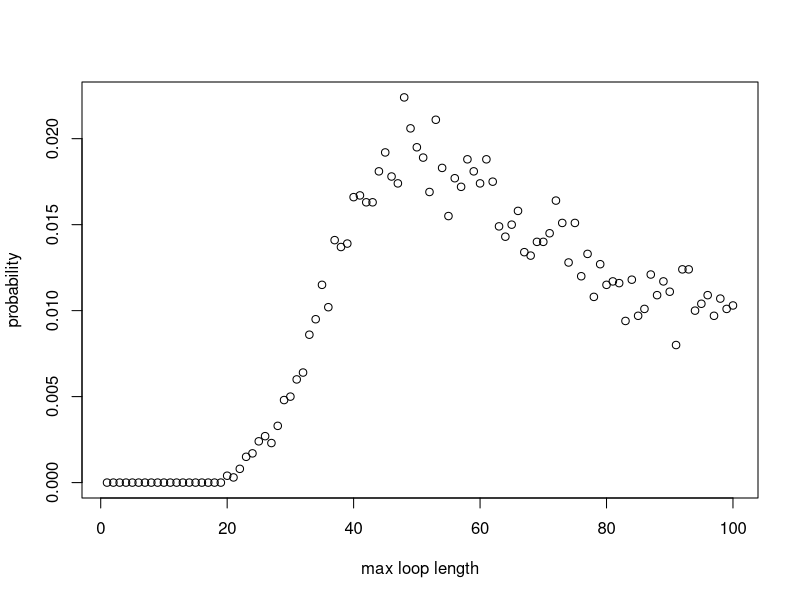

This figure's R source:
#### Team Members:
# Fatima Kasenally (S2443602); Wenqi Ni (s1792412); Cameron Allan (S1748084)

#### address of github repo:
#https://github.com/niwq15/SP-Group-7-A2


#### Contributions

# Functions we each made versions of:
# Cameron - Strategy3, Pone, 
# Wenqi - Strategy1, Strategy2, Strategy3, Pone, Pall, dloop 
# Fatima - Strategy2, Pone, Pall, dloop 

# each of us should add more here. we can say what we have done, involving different versions of functions above

# Wenqi created the final versions of the functions Strategy 1, Strategy 2, Pone ... 
# ...done for old versions


# Cameron added if statement to speed up the Pall function


# Other Tasks: (correct your own)
# Cameron - optimising stuff and array stuff
# Wenqi - Q3 - Q6 stuff 
# Fatima - Q3 - Q6 stuff 




#### Overview 
# This file holds the self-contained code to use stochastic simulation to study a generalised version of the famous '100 Prisoners Problem' 
# The problem is defined as follows: 
# Consider a prison containing 2n prisoners, each with a unique identification number ranging from 1 to 2n. 
# The prison has a room with 2n boxes, each uniquely numbered from 1 to 2n and each containing a single card. 
# These cards are each labelled with a unique number between 1 and 2n. 
# Each prisoner is allowed to open n boxes to find the card with their number.
# If all 2n prisoners successfully find their cards then they all go free. 
# After their turn,the prisoners are not allowed to communicate any new information from the boxes 
# to prisoners who have yet to take their turn.
# The room is returned to its original state after each prisoner’s go. 

# Firstly, we will show 3 strategies for the prisoners, then create a 'Pone' function to estimate 
# the probability of a single prisoner successfully finding their number, then use a 'Pall' function to 
# calculate the probability of all the prisoners finding their numbers. 
# Based on the results of the individual and joint success probabilities using different strategies, 
# we will give some comments about which strategy has the highest success probabilities for 
# both individuals and the collective. 

## Each function expressing the different strategies for opening boxes to find cards will require the same 
## input parameters : n,k,cards_num. Where n parameterises the 2n number of boxes, prisoner and cards in our problem.
## k is the prisoner's number and cards_num represents the random orders of cards placed in boxes. 
## [As the boxes and cards comfiguration must remain the same between prisoner trials it cannot
## be defined within the function and must be called on and externally defined.] ?
## Uniform input parameters allows the implemented strategy to be variable in each simulation as each strategy 
## function is interchangable. This is required by functions 'Pone' and 'Pall'


## Strategy 1:
## Each prisoner with their number 'b' starts at the p-th box whose number on the card is k
## If k is not equal to b, then the prisoner goes to box number k and opens it
## The process will be repeated until they have either found the card with number p or opened n boxes without finding it

## Prisoner 'k' uses Strategy 1 to find their number amoungst '2n' boxes 'cards_num'
## where 'cards_num' is a order of card numbers
Strategy1 <- function(n,k,cards_num) {
  #create an empty vector to store card numbers as they are read
  cards_picked <- rep(0, n) # the prisoner can read at most n cards
  cards_picked[1] <- cards_num[k] # start at the box with his number (k) on it 
  #for each of the remaining steps, first check if he has found his card number
  #if so, he will stop; if not, he will continue to read cards
  for (b in 2:n) {
    if (cards_picked[b-1] == k) {#if the prisoner k has found his number
      return(TRUE) #yes the prisoner has successfully found his card
      break # stop here and the prisoner will not open other boxes
    } else {#otherwise prisoner will open another box with the number of the last card
      cards_picked[b] <- cards_num[cards_picked[b-1]]
    }
  }
  #check whether he finds his number in the final step
  if (cards_picked[n] != k) { #if the final number is not his number
    return(FALSE) #prisoner has failed to find his card
  } else {#if the final number is equal to his number
    return(TRUE) #prisoner has successfully found his card
  }
}



## Strategy 2:
## This strategy follows an identicle procedure to strategy 1, except that the starting box is randombly selected
## The prisoner uses the card number in each box to pick his next box to open.
## The prisoner can open at most n boxes in order to find the card with their number on it

## Prisoner 'k' uses Strategy 2 to find their number amoungst '2n' boxes 'cards_num'
Strategy2 <- function(n,k,cards_num) {
  #create an empty vector to store card numbers that have been read
  cards_picked <- rep(0, n) # the prisoner can read at most n cards
  cards_picked[1] <- sample(cards_num,1)# start at a randomly selected box 
  #for each of the remaining steps, firstly check whether he has found him number card
  #if so, he will stop; if not, he will continue to read cards
  for (b in 2:n) {
    if (cards_picked[b-1] == k) {#if the prisoner k has found his number
      return(TRUE)
      break #stop here and the prisoner will not open other boxes
    } else {#otherwise prisoner will open the box with number k
      cards_picked[b] <- cards_num[cards_picked[b-1]]
    }
  }
  #check whether he finds his number in the final step
  if (cards_picked[n] != k) { #if the final number is not his number
    return(FALSE)
  } else {#if the final number is equal to his number
    return(TRUE)
  }
} #The function reutrns TRUE/FALSE expressing that the prisoner has FOUND/FAILED TO FIND his card 

## In Strategy 1 and Strategy 2, we use the idea that once prionsers find their numbers, they will stop
## We use 'break' to save the running time
## In Strategy 3, we show another idea of selecting n card numbers and then checking whether k is inside

## Strategy 3:
## In this strategy the prisoner opens n boxes at random, without replacement (check !!)
## The prisoner will open n different boxes

## Prisoner 'k' uses Strategy 3 to find their number amoungst '2n' boxes 'cards_num'
Strategy3 <- function(n,k,cards_num){ 
  cards_picked <- sample(cards_num,n,replace=FALSE) # Randomly select n boxes from cards_num to open
  any(k == cards_picked) # check whether the prisoner's number appears in the selected card_num
} # End function



## 'Pone' is a function which estimates the probability of a prisoner,k, successfully finding their card number (k)
## within the n tries amoungst 2n boxes (cards_num) in nreps simulated trials, using any one of the available strategies encoded above

Pone <- function(n,k,strategy,nreps) {
  # create an empty vector to store the outsome of each simulation as 1/0 = Success/ Failure to find his card
  success <- rep(0, nreps)
  for (i in 1:nreps) {
    # simulate the random order of card numbers
    cards_num <- sample(1:(2*n), 2*n, replace=FALSE)
    success[i] <- strategy(n,k,cards_num)
  }
  # return the frequentist probability of success as: 
  # total number of simulated successes / total number of simulations
  return(sum(success)/nreps)
}

## 'Pall' is a function to find the probability of all the 2n prisoners finding their cards in a single simulation
## and thus being able to escape. All prisoners must use the same strategy and the probability 
## is calculated by analysing the results from nreps simulated trials 

Pall <- function(n,strategy,nreps) {
  #create a vector to record the result of each simulation with default values of 1s
  num_success <- rep(1,nreps)
  for (i in 1:nreps) {#for each simulation
    #generate a random order of card numbers
    cards_num <- sample(1:(2*n), 2*n, replace=FALSE)
    #use the strategies to calculate whether each prisoner can find their correct number within n times
    for (k in 1:(2*n)) {
      result <- strategy(n,k,cards_num) # save the result of strategy for the k-th prisoner
      num_success[i] <- num_success[i] * result # if result is 1 keep 1 in the vector. If 0 change to 0.
      if (result == 0){ # stop if any prisoner does not escape, this cuts down simulation run-time
        break
      }
    }
  }
  # return the frequentist probability as: total number of simulated successes / total number of simulated trials
  return(sum(num_success)/nreps)
}

### Sample Results ###

### individual prisoner probabilities: 
### Pone takes args: n,k,strategy,nreps

Pone(5,5,Strategy1,10000)
Pone(50,50,Strategy1,10000)
# one prisoner & strategy 1: prob success ~ 50%  (for all n)

Pone(5,5,Strategy2,10000)
Pone(50,50,Strategy2,10000)
# one prisoner & strategy 2: prob success ~40%  (n=5) ~37%  (n>50)

Pone(5,5,Strategy3,10000)
Pone(50,50,Strategy3,10000)
# one prisoner & strategy 3: prob success ~50%  (for all n)

### joint probabilities for all prisoners as a collective:  
### Pall takes args: n,strategy,nreps


Pall(5,Strategy1,10000)
Pall(50,Strategy1,10000)
#10 prisoners & strategy 1: prob success ~35% (n=5)
#100 prisoners & strategy 1: prob success ~30% (n=50)

Pall(5,Strategy2,10000)
Pall(50,Strategy2,10000)
#10 prisoners & strategy 2: prob success ~0.01%  (n=5)
#100 prisoners & strategy 2: prob success ~0% (smaller than precision)  (n=50)

Pall(5,Strategy3,10000)
Pall(50,Strategy3,10000)
#10 prisoners & strategy 3: prob success ~1%  (n=5)
#100 prisoners & strategy 3: prob success ~0% (smaller than precision) (n=50)


## While stategies 1 and 3 are distinc, strategy 2 shares aspects with both of them 
## yet has distinct marginal and joint probabilities 

## Strategy 3's results are as expected. The probability of finding his card in a box is 1/2n
## therefore if he opens n boxes at random the probability of finding his card is n/2n i.e. 50%
## For 2n prisoners simultaneously finding their cards in a simulation we multiply the independent 
## marginal probabilities to produce a joint probability of (0.5)^(2n), which tends to 0 as n increases. 

## Strategy 1 uses an algorithm to select cards. For a single prisoner the marginal probability of success 
## is still 50%, and therefore does not improve on the random selection method of strategy 3. However, the 
## joint probability of success is significantly higher than that of strategy 3 - demonstrating that there is 
## something intelligent in the strategy's design. The reason for the higher probability of joint success is 
## in the distribution of maximum loop lengths amoungst the boxes and cards. The cycle of box and card numbers
## must eventually return the prisoner to open a box with his card number inside if he is allowed to open as
## many boxes as he wants, as the numbers used are continuous (integers) and finite. The only limitation to the 
## strategy is if the loop length is longer than n, the number of boxes the prisoner is allowed to open. Therefore,
## the probability of success is dependent of the probability distribution of loop lengths amoungst the boxes. 
## and the joint probability of success will be equal to the cumulative probability of the maximum loop length 
## being less than n, which we have determined to be approximately 30%


## Strategy 2 has a lower marginal probability for success than the others, and a joint probability close to 0. 
## Strategy 2 takes the worst aspects from both strategies 1 and 3. The fist box is selected at random, then the 
## prisoner is stuck looping through boxes that may or may not have his card in it. The marginal probability is 
## lower than 50% because in order to succeed not only must the prisoner select the correct loop with his card in it
## at random, the loop he picks must also be shorter than n. Our results show that meeting both these conditions at 
## once has a probability of 37-40% (varies with n). The joint probability tends to 0 for the same reason as strategy 3.
## Each of the 2n prisoners must independently select the correct loop with their number at random, this has a 
## probability (p) less than 1, therefore p^(2n) (the prob of all prisoners selecting the correct loop)
## tends to 0 as n increases, this is without including the additional requirement of the loop length also being less
## than n. 



#Calculate the probability of loop lengths 
dloop <- function(n, nreps) {
  each_loop_lengths <- c() #list to store the loop lengths generated by all simulations
  max_loop_lengths <- c()
  
  for (i in 1:nreps){ 
    #simulate the boxes nreps times 
    boxes <- sample(1 : (2*n), 2*n , replace=FALSE) 
    unopened_boxes <- 1:(2*n)
    
    #store the unique loop lengths generated from each simulation 
    new_loop_lengths <- c()
    
    #scan for loops, (while more than 2 boxes are still closed, indexing breaks down for smaller loops)
    while (length(unopened_boxes) > 2 ){
      #pick the smallest number unopened box and store the value of the card inside 
      cards_picked <- boxes[unopened_boxes[1]]
      
      #pick your next box according to your last card and scan each closed loop
      for (b in 2:length(unopened_boxes)){ #max loop length is the number of closed boxes
        cards_picked <- c(cards_picked, boxes[cards_picked[b-1]])
      }#end for 
      
      #add your new loop length to your list
      new_loop_lengths <- c(new_loop_lengths, length(unique(cards_picked))) 
      
      #remove the boxes opened 
      unopened_boxes <- setdiff(unopened_boxes,unique(cards_picked))
    } #end while 
    
    
    each_loop_lengths <- c(each_loop_lengths, unique(new_loop_lengths))
    max_loop_lengths <- c(max_loop_lengths, max(new_loop_lengths))
    
    
  } #end for 
  
  #probability vector for the occurrence of each maximum loop length 
  prob_vec_ymax <- tabulate(max_loop_lengths)/nreps
  x_axis <- 1:length(prob_vec_ymax)
  #prints a plot for probailities of maximum loop lengths
  plot(x_axis, prob_vec_ymax, xlab = "max loop length", ylab = "probability")
  
  #find the probability of max loop length is less than n
  prob_less_n_loop = sum(prob_vec_ymax[1:n])
  cat("\n","prob your max loop has a length less than n",   prob_less_n_loop, "\n")
  
  
  #probability vector for the occurrence of each type of loop length 
  prob_vec_y <- tabulate(each_loop_lengths)/nreps
  cat("your probability vector for producing at least one loop of length i: \n", prob_vec_y)
  return(prob_vec_y)
}#end function


dist <- dloop(50, 10000)
## The probability of no loop longer than 50 = 
## 1 - the probability that there exists loop length larger than 50 = 
## 1 - the sum of the probability that there exists loop length from 51 to 100
1 - sum(dist[51:100])

## Visualise the probabilities sensibly
